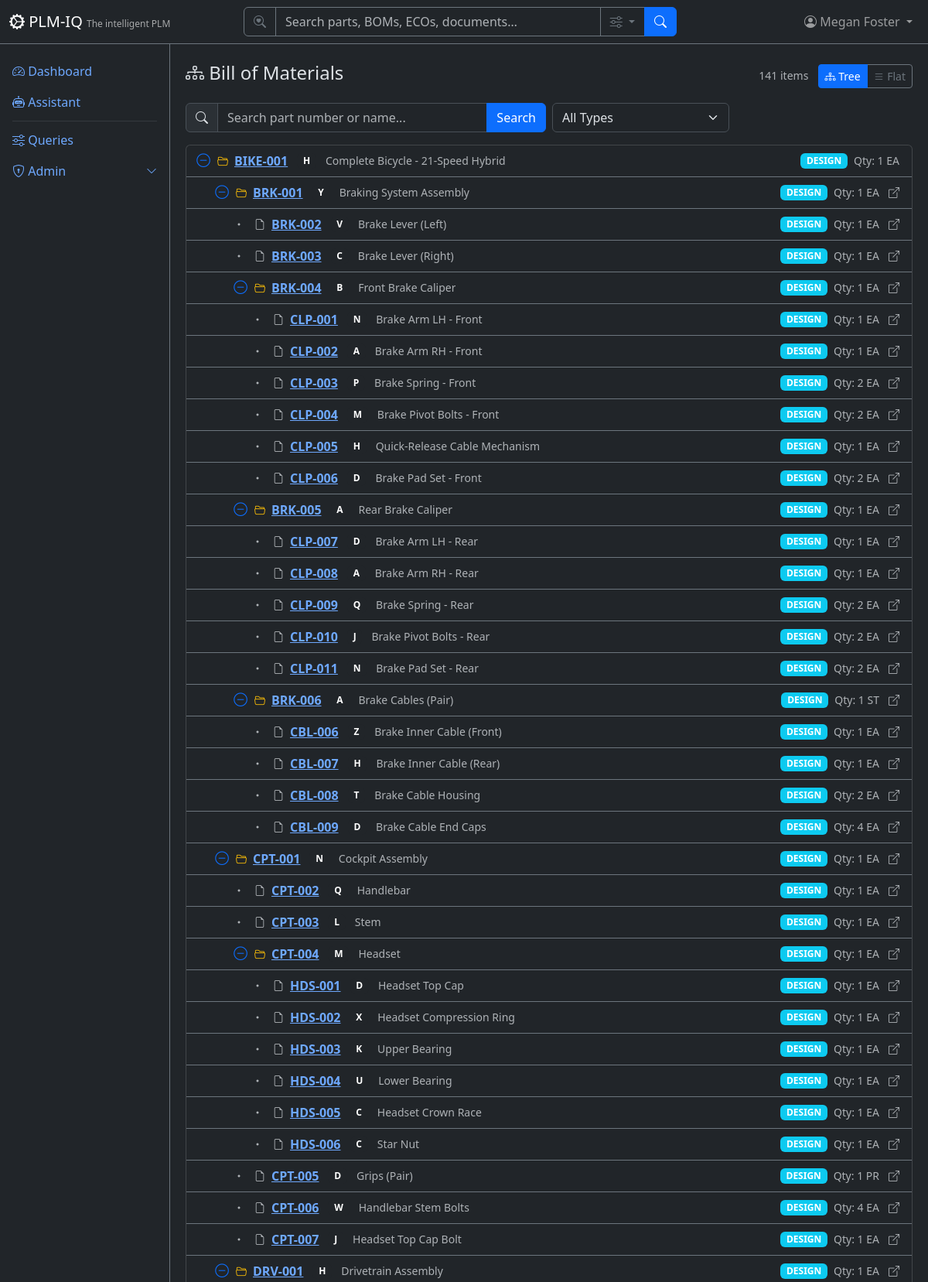
/bom (signed in, upper part), run on the app's committed database.
### app/models/tenant_user.py (models this page shows)
class User(Base):
    __tablename__ = "users"
    user_id = Column("user_id", Integer, primary_key=True, autoincrement=True)
    username = Column("username", String, unique=True, nullable=False)
    full_name = Column("full_name", String, nullable=False)
    email = Column("email", String)
    password_hash = Column("password_hash", String, nullable=False, default="")
    tenant_id = Column("tenant_id", Integer, ForeignKey("tenants.tenant_id"), nullable=False, default=1)
    is_active = Column("is_active", Boolean, default=True)
    created_date = Column("created_date", String)
    role = Column("role", String, default="user")
    tenant = relationship("Tenant", back_populates="users")
    favorites = relationship("Favorite", back_populates="user")

### app/models/bom.py (models this page shows)
class BomItem(Base):
    __tablename__ = "bom"
    id = Column("id", Integer, primary_key=True, autoincrement=True)
    level = Column("level", Integer, nullable=False)
    part_number = Column("part_number", String, ForeignKey("parts.part_number"), nullable=False)
    part_revision = Column("part_revision", String)
    part_name = Column("part_name", String)
    qty = Column("qty", Integer, nullable=False, default=1)
    uom = Column("uom", String)
    parent_assembly = Column("parent_assembly", String, ForeignKey("parts.part_number"))
    material_notes = Column("material_notes", String)
    bom_type = Column("bom_type", String, nullable=False, default="DESIGN")
    tenant_id = Column("tenant_id", Integer, ForeignKey("tenants.tenant_id"))
    part = relationship("Part", back_populates="bom_items", foreign_keys=[part_number])
    parent = relationship("Part", foreign_keys=[parent_assembly])

### app/routers/bom.py (the view)
@router.get("", response_class=HTMLResponse)
def list_bom(
    request: Request,
    q: Optional[str] = Query(None, description="Search by part number or name"),
    bom_type: Optional[str] = Query(None, description="Filter by BOM type"),
    view: Optional[str] = Query("tree", description="View mode: tree or flat"),
    page: int = Query(1, ge=1),
    db: Session = Depends(get_db),
):
    user = require_user(request, db)
    ctx = auth_context(request, db)
    query = db.query(BomItem)
    if q:
        query = query.filter(
            or_(
                BomItem.part_number.ilike(f"%{q}%"),
                BomItem.part_name.ilike(f"%{q}%"),
            )
        )
    if bom_type:
        query = query.filter(BomItem.bom_type == bom_type)
    total = query.count()
    offset = (page - 1) * DEFAULT_PAGE_SIZE
    all_items = query.order_by(BomItem.level, BomItem.part_number).all()
    items = all_items[offset:offset + DEFAULT_PAGE_SIZE]
    tree = _build_tree(all_items)
    return HTMLResponse(content=render(
        "bom/list.html",
        **ctx,
        items=items,
        tree=tree,
        tree_total=len(all_items),
        page=page,
        total=total,
        pages=(total + DEFAULT_PAGE_SIZE - 1) // DEFAULT_PAGE_SIZE,
        q=q or "",
        bom_type_filter=bom_type or "",
        view_mode=view or "tree",
        bom_types=["DESIGN", "AS_BUILT", "AS_SHIPPED", "AS_MAINTAINED"],
    ))

### app/templates/bom/list.html (shortened to what this page needs)
{% extends "base.html" %}
{% block content %}
<div class="d-flex justify-content-between align-items-center mb-3">
    <h4><i class="bi bi-diagram-3"></i> Bill of Materials</h4>
    <div>
        <span class="text-muted small me-2">{{ tree_total }} items</span>
        <div class="btn-group btn-group-sm">
            <a href="?view=tree{% if q %}&q={{ q }}{% endif %}{% if bom_type_filter %}&bom_type={{ bom_type_filter }}{% endif %}" class="btn btn-outline-primary {% if view_mode == 'tree' %}active{% endif %}">
                <i class="bi bi-diagram-3"></i> Tree
            </a>
            <a href="?view=flat{% if q %}&q={{ q }}{% endif %}{% if bom_type_filter %}&bom_type={{ bom_type_filter }}{% endif %}" class="btn btn-outline-secondary {% if view_mode == 'flat' %}active{% endif %}">
                <i class="bi bi-list"></i> Flat
            </a>
        </div>
    </div>
</div>
<form method="GET" class="row g-2 mb-3">
    <div class="col-md-6">
        <div class="input-group">
            <span class="input-group-text"><i class="bi bi-search"></i></span>
            <input type="text" name="q" class="form-control" placeholder="Search part number or name..." value="{{ q }}">
            <button class="btn btn-primary" type="submit">Search</button>
        </div>
    </div>
    <div class="col-md-3">
        <select name="bom_type" class="form-select" onchange="this.form.submit()">
            <option value="">All Types</option>
        </select>
    </div>
</form>
{% if view_mode == 'flat' %}
    <div class="table-responsive">
        <table class="table table-striped table-hover align-middle">
            <thead class="table-dark">
                <tr><th>Level</th><th>Part Number</th><th>Revision</th><th>Name</th><th>Qty</th><th>UOM</th><th>Parent</th><th>BOM Type</th><th>Notes</th></tr>
            </thead>
            <tbody>
                {% for item in items %}
                <tr>
                    <td>{{ item.level }}</td>
                    <td><a href="/parts/{{ item.part_number }}">{{ item.part_number }}</a></td>
                    <td>{{ item.part_revision or '-' }}</td>
                    <td>{{ item.part_name or '-' }}</td>
                    <td>{{ item.qty }}</td>
                    <td>{{ item.uom or '-' }}</td>
                    <td>{% if item.parent_assembly %}<a href="/bom/tree/{{ item.parent_assembly }}" class="small">{{ item.parent_assembly }}</a>{% else %}-{% endif %}</td>
                    <td><span class="badge bg-info badge-status">{{ item.bom_type }}</span></td>
                    <td><small class="text-muted">{{ (item.material_notes or '')|truncate(30) or '-' }}</small></td>
                </tr>
                {% else %}
                <tr><td colspan="9" class="text-center text-muted py-4">No BOM items.</td></tr>
                {% endfor %}
            </tbody>
        </table>
    </div>
    {% if pages > 1 %}
    <nav><ul class="pagination justify-content-center">
        <li class="page-item {% if page <= 1 %}disabled{% endif %}">
            <a class="page-link" href="?view=flat&page={{ page - 1 }}{% if q %}&q={{ q }}{% endif %}{% if bom_type_filter %}&bom_type={{ bom_type_filter }}{% endif %}">Previous</a>
        </li>
        {% for p in range(1, pages + 1) %}
        <li class="page-item {% if p == page %}active{% endif %}">
            <a class="page-link" href="?view=flat&page={{ p }}{% if q %}&q={{ q }}{% endif %}{% if bom_type_filter %}&bom_type={{ bom_type_filter }}{% endif %}">{{ p }}</a>
        </li>
        {% endfor %}
        <li class="page-item {% if page >= pages %}disabled{% endif %}">
            <a class="page-link" href="?view=flat&page={{ page + 1 }}{% if q %}&q={{ q }}{% endif %}{% if bom_type_filter %}&bom_type={{ bom_type_filter }}{% endif %}">Next</a>
        </li>
    </ul></nav>
    {% endif %}
{% else %}
    <div class="card">
        <div class="card-body p-0">
            {% if tree %}
            <div class="bom-tree" id="bomTree">
                {% macro render_tree_node(node, depth=0) %}
                {% set has_children = node.children|length > 0 %}
                {% set node_id = 'node-' ~ node.item.id %}
                <div class="bom-tree-node" data-node-id="{{ node_id }}">
                    <div class="bom-tree-row d-flex align-items-center gap-2 px-3 py-2 border-bottom border-secondary" style="padding-left: {{ depth * 24 + 12 }}px !important;">
                        {% if has_children %}
                        <button class="btn btn-sm p-0 border-0 bg-transparent toggle-btn" data-target="{{ node_id }}" type="button" style="width: 20px; line-height: 1; font-size: 1.1rem;">
                            <i class="bi bi-dash-circle text-primary"></i>
                        </button>
                        {% else %}
                        <span style="width: 20px; display: inline-block;">
                            <i class="bi bi-dot text-muted"></i>
                        </span>
                        {% endif %}
                        <i class="bi {% if has_children %}bi-folder2-open text-warning{% else %}bi-file-earmark text-muted{% endif %} small"></i>
                        <a href="/parts/{{ node.item.part_number }}" class="fw-bold text-nowrap">{{ node.item.part_number }}</a>
                        {% if node.item.part_revision %}<span class="badge bg-dark badge-status ms-1">{{ node.item.part_revision }}</span>{% endif %}
                        <small class="text-muted text-truncate ms-1">{{ node.item.part_name }}</small>
                        <span class="badge bg-info badge-status ms-auto">{{ node.item.bom_type }}</span>
                        <span class="text-muted small text-nowrap">Qty: {{ node.item.qty }} {{ node.item.uom }}</span>
                        {% if node.item.parent_assembly %}
                        <a href="/bom/tree/{{ node.item.parent_assembly }}" class="small text-muted ms-1" title="Parent: {{ node.item.parent_assembly }}">
                            <i class="bi bi-box-arrow-up-right"></i>
                        </a>
                        {% endif %}
                    </div>
                    {% if has_children %}
                    <div class="bom-tree-children" id="{{ node_id }}">
                        {% for child in node.children %}
                            {{ render_tree_node(child, depth + 1) }}
                        {% endfor %}
                    </div>
                    {% endif %}
                </div>
                {% endmacro %}
                {% for root in tree %}
                    {{ render_tree_node(root, 0) }}
                {% endfor %}
            </div>
            {% else %}
            <div class="text-center text-muted py-4">No BOM items found for the current filters.</div>
            {% endif %}
        </div>
    </div>
{% endif %}
{% endblock %}

### app/templates/base.html (shortened to what this page needs)
<!DOCTYPE html>
<html lang="en" data-bs-theme="dark">
<head>
    <link href="https://cdn.jsdelivr.net/npm/bootstrap@5.3.3/dist/css/bootstrap.min.css" rel="stylesheet">
    <link href="https://cdn.jsdelivr.net/npm/bootstrap-icons@1.11.3/font/bootstrap-icons.css" rel="stylesheet">
</head>
<body>
    <nav class="navbar navbar-expand-md navbar-dark bg-dark fixed-top border-bottom border-secondary">
        <div class="container-fluid">
            <a class="navbar-brand" href="/">
                <i class="bi bi-gear-wide-connected"></i> PLM-IQ
                <small class="d-none d-md-inline">The intelligent PLM</small>
            </a>
            <div class="collapse navbar-collapse" id="navMenu">
                {% if current_user %}
                <form class="d-flex mx-auto my-2 my-md-0" role="search" action="/search" method="get" style="width: 100%; max-width: 560px;">
                    <div class="input-group">
                        <span class="input-group-text bg-dark border-secondary text-secondary"><i class="bi bi-search-heart"></i></span>
                        <input type="search" name="q" class="form-control bg-dark text-light border-secondary" placeholder="Search parts, BOMs, ECOs, documents…" aria-label="Search">
                        <button class="btn btn-outline-secondary dropdown-toggle" type="button" data-bs-toggle="dropdown" data-bs-auto-close="outside" title="Search options">
                            <i class="bi bi-sliders"></i>
                        </button>
                        <button class="btn btn-primary" type="submit"><i class="bi bi-search"></i></button>
                    </div>
                </form>
                {% endif %}
                <ul class="navbar-nav ms-auto align-items-center">
                    {% if current_user %}
                    <li class="nav-item dropdown">
                        <a class="nav-link dropdown-toggle position-relative" href="#" role="button" data-bs-toggle="dropdown">
                            <i class="bi bi-person-circle"></i>
                            <span class="d-none d-md-inline">{{ current_user.full_name }}</span>
                        </a>
                    </li>
                    {% else %}
                    <li class="nav-item">
                        <a class="nav-link" href="/login"><i class="bi bi-box-arrow-in-right"></i> Sign In</a>
                    </li>
                    {% endif %}
                </ul>
            </div>
        </div>
    </nav>
    <div class="sidebar bg-dark border-end border-secondary pt-3">
        <ul class="nav nav-pills flex-column">
            <li class="nav-item">
                <a class="nav-link" href="/"><i class="bi bi-speedometer2"></i> Dashboard</a>
            </li>
            <li class="nav-item">
                <a class="nav-link" href="/assistant"><i class="bi bi-robot"></i> Assistant</a>
            </li>
            <li class="nav-item">
                <hr class="nav-divider my-1 mx-3 border-secondary">
            </li>
            <li class="nav-item">
                <a class="nav-link" href="/queries"><i class="bi bi-sliders"></i> Queries</a>
            </li>
            {% if current_user and (current_user.role == 'tenantadmin' or current_user.role is none) %}
            <li class="nav-item">
                <a class="nav-link d-flex justify-content-between align-items-center" data-bs-toggle="collapse" href="#adminSubmenu" role="button" aria-expanded="false">
                    <span><i class="bi bi-shield-lock"></i> Admin</span>
                    <i class="bi bi-chevron-down small"></i>
                </a>
            </li>
            {% endif %}
        </ul>
    </div>
    <div class="main-content">
        {% block content %}{% endblock %}
    </div>
</body>
</html>

### app/templates/base.html (style rules this page uses)
body { padding-top: 60px; }
.sidebar { position: fixed; top: 56px; bottom: 0; left: 0; width: 220px; overflow-y: auto; }
.main-content { margin-left: 220px; padding: 20px; }
.navbar-brand small { font-size: 0.75rem; opacity: 0.6; }
.badge-status { font-size: 0.75rem; }

### app/templates/bom/list.html (style rules this page uses)
.toggle-btn { cursor: pointer; }

### data on the page
User: full_name "Megan Foster"
BomItem: item.part_number "BIKE-001", item.part_revision "H", item.part_name "Complete Bicycle - 21-Speed Hybrid", item.bom_type "DESIGN", item.qty "1", item.uom "EA"
BomItem: item.part_number "BRK-001", item.part_revision "Y", item.part_name "Braking System Assembly", item.bom_type "DESIGN", item.qty "1", item.uom "EA"
BomItem: item.part_number "BRK-002", item.part_revision "V", item.part_name "Brake Lever (Left)", item.bom_type "DESIGN", item.qty "1", item.uom "EA"
BomItem: item.part_number "BRK-003", item.part_revision "C", item.part_name "Brake Lever (Right)", item.bom_type "DESIGN", item.qty "1", item.uom "EA"
BomItem: item.part_number "BRK-004", item.part_revision "B", item.part_name "Front Brake Caliper", item.bom_type "DESIGN", item.qty "1", item.uom "EA"
BomItem: item.part_number "CLP-001", item.part_revision "N", item.part_name "Brake Arm LH - Front", item.bom_type "DESIGN", item.qty "1", item.uom "EA"
BomItem: item.part_number "CLP-002", item.part_revision "A", item.part_name "Brake Arm RH - Front", item.bom_type "DESIGN", item.qty "1", item.uom "EA"
BomItem: item.part_number "CLP-003", item.part_revision "P", item.part_name "Brake Spring - Front", item.bom_type "DESIGN", item.qty "2", item.uom "EA"
BomItem: item.part_number "CLP-004", item.part_revision "M", item.part_name "Brake Pivot Bolts - Front", item.bom_type "DESIGN", item.qty "2", item.uom "EA"
BomItem: item.part_number "CLP-005", item.part_revision "H", item.part_name "Quick-Release Cable Mechanism", item.bom_type "DESIGN", item.qty "1", item.uom "EA"
BomItem: item.part_number "CLP-006", item.part_revision "D", item.part_name "Brake Pad Set - Front", item.bom_type "DESIGN", item.qty "2", item.uom "EA"
BomItem: item.part_number "BRK-005", item.part_revision "A", item.part_name "Rear Brake Caliper", item.bom_type "DESIGN", item.qty "1", item.uom "EA"
BomItem: item.part_number "CLP-007", item.part_revision "D", item.part_name "Brake Arm LH - Rear", item.bom_type "DESIGN", item.qty "1", item.uom "EA"
BomItem: item.part_number "CLP-008", item.part_revision "A", item.part_name "Brake Arm RH - Rear", item.bom_type "DESIGN", item.qty "1", item.uom "EA"
BomItem: item.part_number "CLP-009", item.part_revision "Q", item.part_name "Brake Spring - Rear", item.bom_type "DESIGN", item.qty "2", item.uom "EA"
BomItem: item.part_number "CLP-010", item.part_revision "J", item.part_name "Brake Pivot Bolts - Rear", item.bom_type "DESIGN", item.qty "2", item.uom "EA"
BomItem: item.part_number "CLP-011", item.part_revision "N", item.part_name "Brake Pad Set - Rear", item.bom_type "DESIGN", item.qty "2", item.uom "EA"
BomItem: item.part_number "BRK-006", item.part_revision "A", item.part_name "Brake Cables (Pair)", item.bom_type "DESIGN", item.qty "1", item.uom "ST"
BomItem: item.part_number "CBL-006", item.part_revision "Z", item.part_name "Brake Inner Cable (Front)", item.bom_type "DESIGN", item.qty "1", item.uom "EA"
BomItem: item.part_number "CBL-007", item.part_revision "H", item.part_name "Brake Inner Cable (Rear)", item.bom_type "DESIGN", item.qty "1", item.uom "EA"
BomItem: item.part_number "CBL-008", item.part_revision "T", item.part_name "Brake Cable Housing", item.bom_type "DESIGN", item.qty "2", item.uom "EA"
BomItem: item.part_number "CBL-009", item.part_revision "D", item.part_name "Brake Cable End Caps", item.bom_type "DESIGN", item.qty "4", item.uom "EA"
BomItem: item.part_number "CPT-001", item.part_revision "N", item.part_name "Cockpit Assembly", item.bom_type "DESIGN", item.qty "1", item.uom "EA"
BomItem: item.part_number "CPT-002", item.part_revision "Q", item.part_name "Handlebar", item.bom_type "DESIGN", item.qty "1", item.uom "EA"
BomItem: item.part_number "CPT-003", item.part_revision "L", item.part_name "Stem", item.bom_type "DESIGN", item.qty "1", item.uom "EA"
BomItem: item.part_number "CPT-004", item.part_revision "M", item.part_name "Headset", item.bom_type "DESIGN", item.qty "1", item.uom "EA"
BomItem: item.part_number "HDS-001", item.part_revision "D", item.part_name "Headset Top Cap", item.bom_type "DESIGN", item.qty "1", item.uom "EA"
BomItem: item.part_number "HDS-002", item.part_revision "X", item.part_name "Headset Compression Ring", item.bom_type "DESIGN", item.qty "1", item.uom "EA"
BomItem: item.part_number "HDS-003", item.part_revision "K", item.part_name "Upper Bearing", item.bom_type "DESIGN", item.qty "1", item.uom "EA"
BomItem: item.part_number "HDS-004", item.part_revision "U", item.part_name "Lower Bearing", item.bom_type "DESIGN", item.qty "1", item.uom "EA"
BomItem: item.part_number "HDS-005", item.part_revision "C", item.part_name "Headset Crown Race", item.bom_type "DESIGN", item.qty "1", item.uom "EA"
BomItem: item.part_number "HDS-006", item.part_revision "C", item.part_name "Star Nut", item.bom_type "DESIGN", item.qty "1", item.uom "EA"
BomItem: item.part_number "CPT-005", item.part_revision "D", item.part_name "Grips (Pair)", item.bom_type "DESIGN", item.qty "1", item.uom "PR"
BomItem: item.part_number "CPT-006", item.part_revision "W", item.part_name "Handlebar Stem Bolts", item.bom_type "DESIGN", item.qty "4", item.uom "EA"
BomItem: item.part_number "CPT-007", item.part_revision "J", item.part_name "Headset Top Cap Bolt", item.bom_type "DESIGN", item.qty "1", item.uom "EA"
BomItem: item.part_number "DRV-001", item.part_revision "H", item.part_name "Drivetrain Assembly", item.bom_type "DESIGN", item.qty "1", item.uom "EA"

### other printed values
{{ tree_total }} "141"
